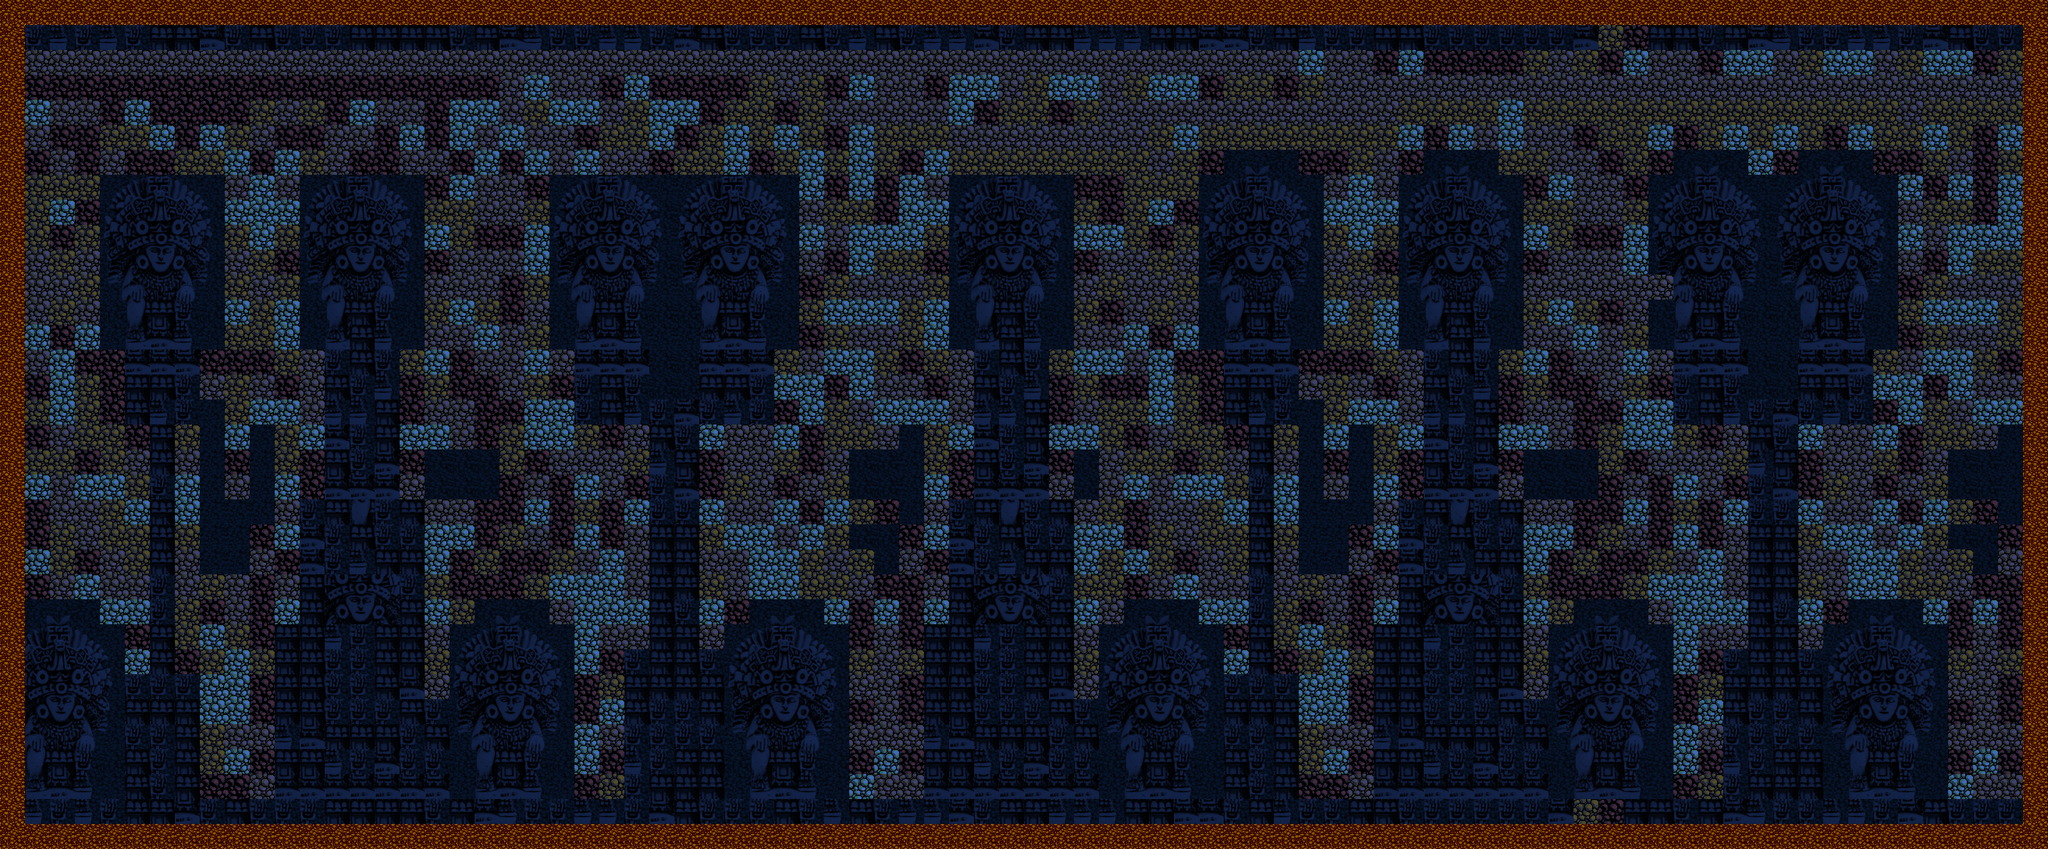

This game map was drawn from its Tiled (.tmx) file and the tilesets committed beside it. A one-line description and the trimmed map source follow:
An orthogonal 82x34 tile map with 32x32 px tiles, 4 tile layers (parrallax_layer, platforms_layer, interaction_layer, sprite_layer).

<map height="34" orientation="orthogonal" tileheight="32" tilewidth="32" version="1.0" width="82"><properties><property name="blended tiles" value="1,2,3,4,5,6,7,10,11,12,13,14,15,16,17,18,19,20,23,26,27,28,29,30,31,32,33,34,35,36,38,39,40,41,42,43,44,45,46,47,48,54,55,56,57,58,59,60,61,62,63,64,70,71,72,73,74,75,76,77,78,79,80,86,87,88,89,90,91,92,93,94,95,96,102,103,104,105,106,107,108,109,110,111,112,118,119,120,121,122,123,124,125,126,127,128,134,135,136,137,138,139,140,141,142,143,144,150,151,152,153,154,155,156,157,158,159,160,166,167,168,169,170,171,172,173,174,175,176,177,178,179,180,181,182,183,184,185,186,187,188,189,190,191,192,193,194,195,196,197,198,199,200,201,202,203,204,205,206,207,208,209,210,211,212,213,214,215,216,217,218,219,220,221,222,223,224,225,226,227,228,229,230,231,232,233,234,235,236,237,238,239,240,241,242,243,244,245,246,247,248,249,250,251,252,253,254,255,256" /></properties>
 <tileset firstgid="1" name="level_1" tileheight="32" tilewidth="32">
  <image height="512" source="tiles.png" width="512" />
  <tile id="4">
   <properties>
    <property name="col" value="1" />
   </properties>
  </tile>
  <tile id="5">
   <properties>
    <property name="col" value="1" />
   </properties>
  </tile>
  <tile id="6">
   <properties>
    <property name="col" value="1" />
   </properties>
  </tile>
  <tile id="16">
   <properties>
    <property name="ladder" value="1" />
   </properties>
  </tile>
  <tile id="17">
   <properties>
    <property name="ladder" value="1" />
   </properties>
  </tile>
  <tile id="18">
   <properties>
    <property name="spawn" value="Flower" />
   </properties>
  </tile>
  <tile id="20">
   <properties>
    <property name="col" value="1" />
   </properties>
  </tile>
  <tile id="21">
   <properties>
    <property name="col" value="1" />
   </properties>
  </tile>
  <tile id="22">
   <properties>
    <property name="col" value="1" />
   </properties>
  </tile>
  <tile id="32">
   <properties>
    <property name="spawn" value="Spider" />
   </properties>
  </tile>
  <tile id="33">
   <properties>
    <property name="spawn" value="Zombie" />
   </properties>
  </tile>
  <tile id="34">
   <properties>
    <property name="spawn" value="Jack" />
   </properties>
  </tile>
  <tile id="36">
   <properties>
    <property name="col" value="1" />
   </properties>
  </tile>
  <tile id="37">
   <properties>
    <property name="col" value="1" />
   </properties>
  </tile>
  <tile id="38">
   <properties>
    <property name="spawn" value="Exit" />
   </properties>
  </tile>
  <tile id="53">
   <properties>
    <property name="spawn" value="big_blue_jewel" />
   </properties>
  </tile>
  <tile id="69">
   <properties>
    <property name="spawn" value="blue_jewel" />
   </properties>
  </tile>
 </tileset>
 <layer height="34" name="parrallax_layer" width="82">
  <data>[2788 cells, 2788 non-empty, 43 distinct tile ids]</data>
 </layer>
 <layer height="34" name="platforms_layer" width="82">
  <data>[2788 cells, 231 non-empty, 2 distinct tile ids]</data>
 </layer>
 <layer height="34" name="interaction_layer" width="82">
  <data>[2788 cells, 0 non-empty, 0 distinct tile ids]</data>
 </layer>
 <layer height="34" name="sprite_layer" width="82">
  <data>[2788 cells, 0 non-empty, 0 distinct tile ids]</data>
 </layer>
</map>